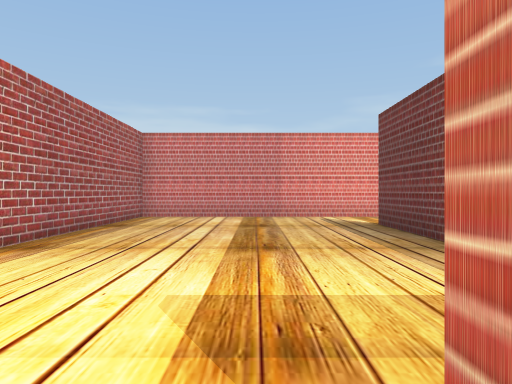
view 1 (above)

24 first-person views from a walk through a 3-D level made in the Unity game engine. The camera is 1.3 m above the floor, looks level and sees 70° across. The floor is counted in squares, 1.76 m on a side. Each view is taken from the middle of a square. On the plan, view 1 faces up. The plan holds only what a view shows up to about 11 squares ahead; the rest is blank. The player is left out. Door leaves are left out, so doorways stand open.

view 2
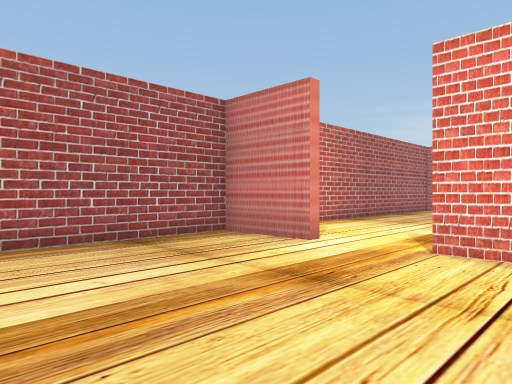

view 3
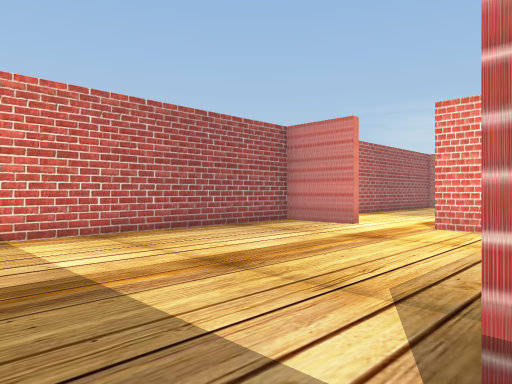

view 4
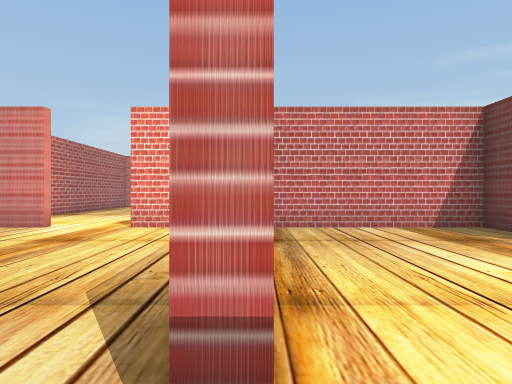

view 5
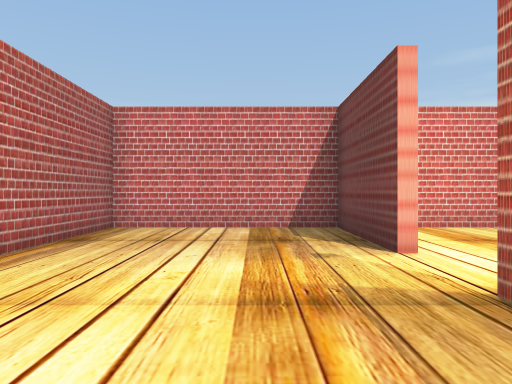

view 6
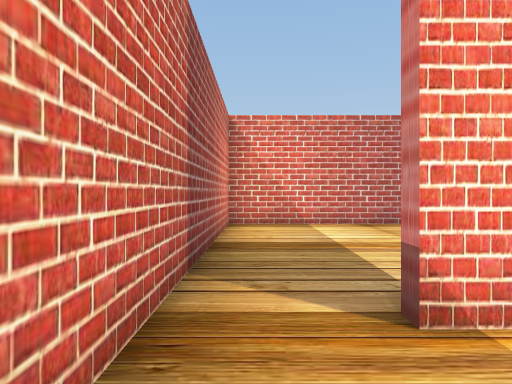

view 7
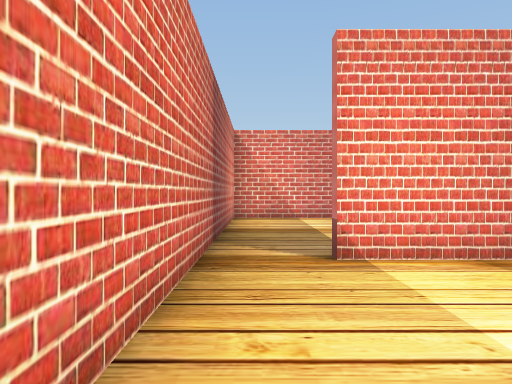

view 8
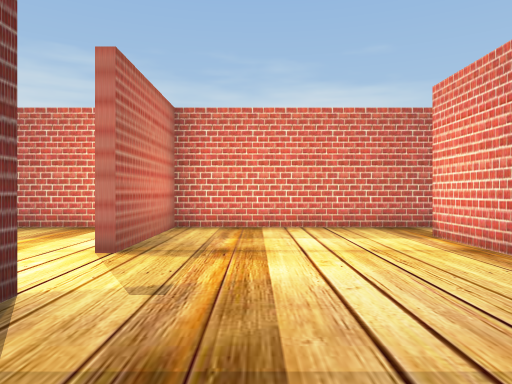

view 9
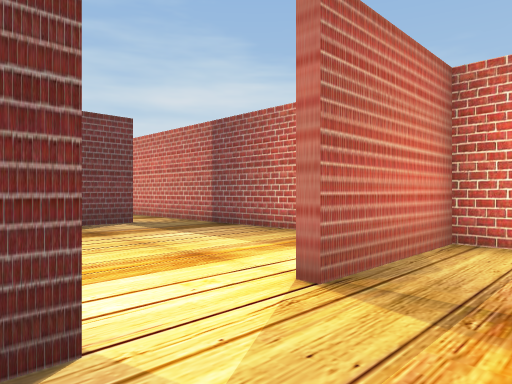

view 10
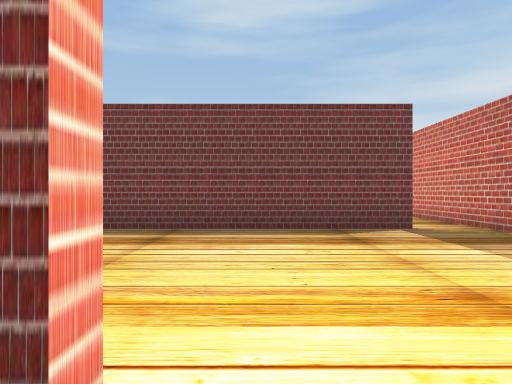

view 11
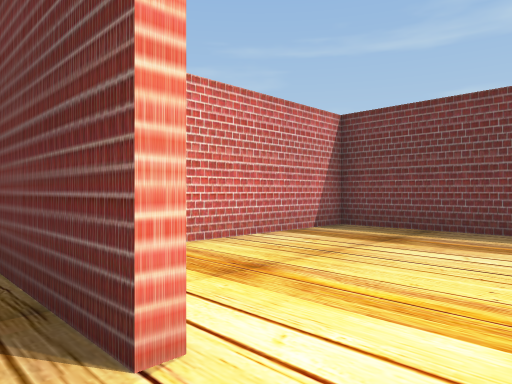

view 12
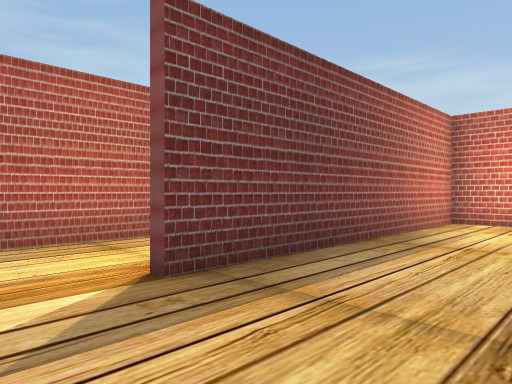

view 13
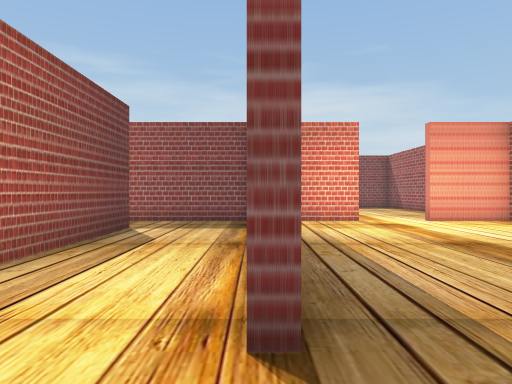

view 14
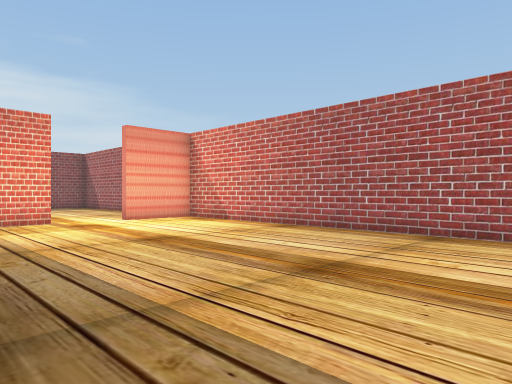

view 15
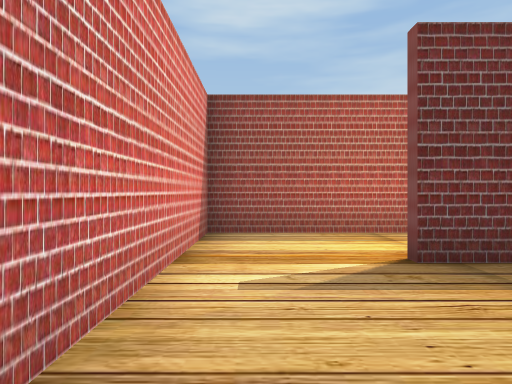

view 16
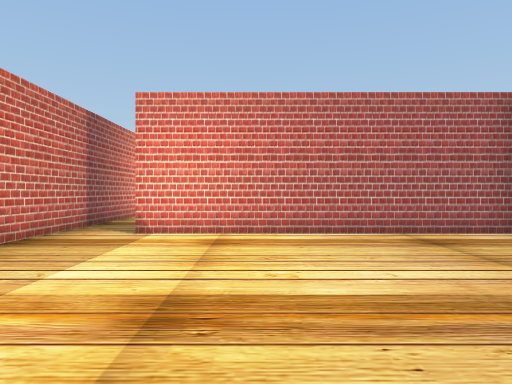

view 17
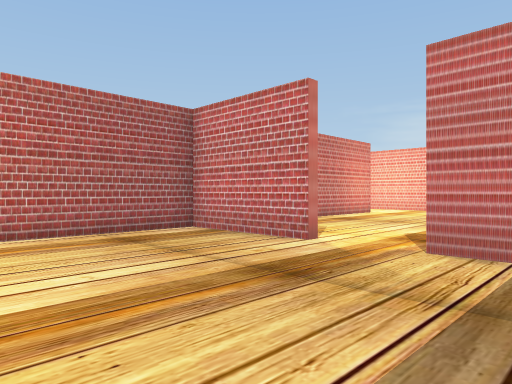

view 18
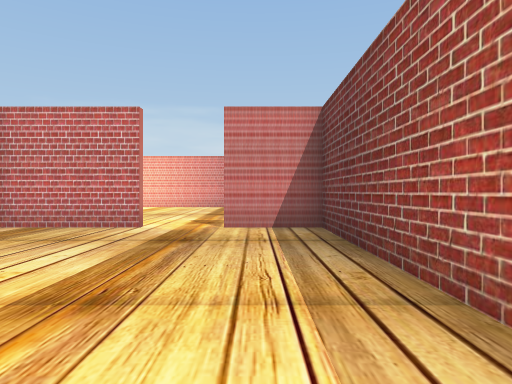

view 19
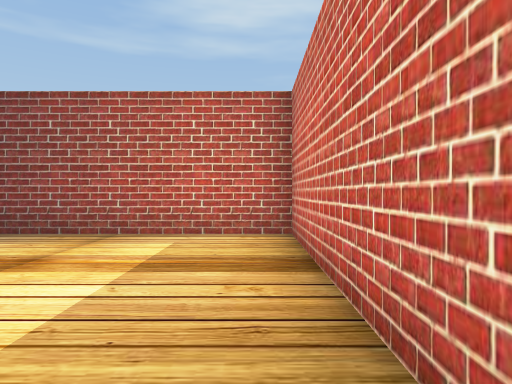

view 20
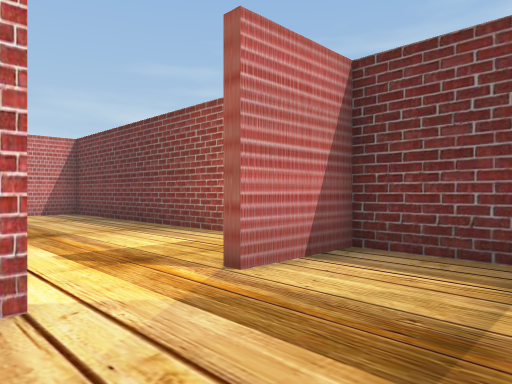

view 21
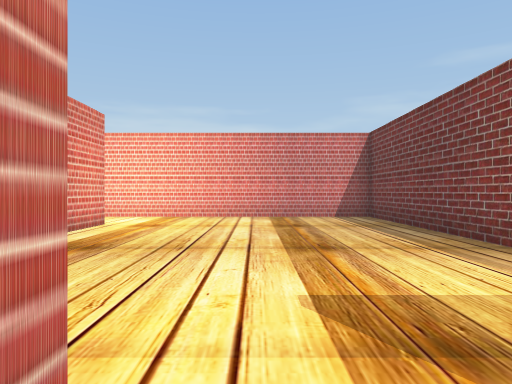

view 22
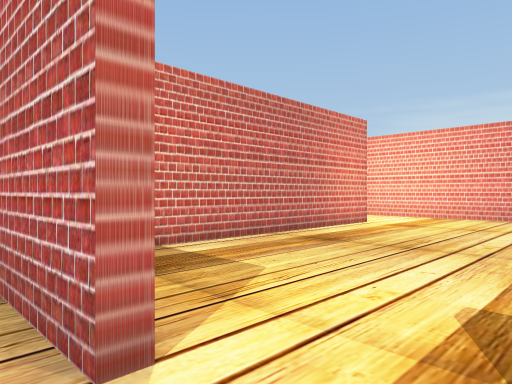

view 23
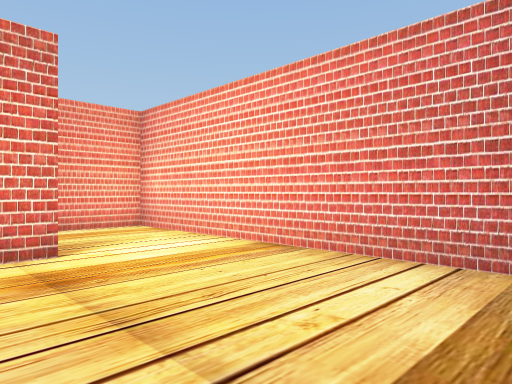

view 24
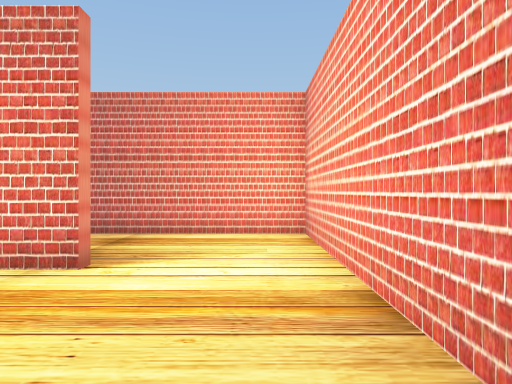

### Floor plan
Points are (right, up) in squares from view 1. A wall is a line through its corners. A room is listed if a view was taken in it or the views show most of it. See-through windows are left out.
Room 1 (views 1, 2)
walls: (-1.2, 0.6) (-3.4, 0.6) (-3.4, -7.6) (2.5, -7.6); (1.2, 0.6) (0.4, 0.6)
ways out: opening at (3, -7) to room 2; opening at (-0.5, 1) to room 3
Room 2 (views 3, 4, 5, 6, 7, 8, 9, 10, 11)
walls: (7.7, -2.6) (7.7, 0.6) (3, 0.6) (3, -6.1); (2.5, -7.6) (7.7, -7.6) (7.7, -4.4)
ways out: opening at (3, -7) to room 1; opening at (8, -3.5) to room 7
Room 3 (views 12, 15)
walls: (0.4, 0.8) (2.8, 0.8) (2.8, 8.4); (2.6, 10.9) (-3.4, 10.9) (-3.4, 0.8) (-1.4, 0.8)
ways out: opening at (-0.5, 1) to room 1; opening at (3, 9.5) to room 4
Room 4 (views 13, 14)
walls: (5.6, 7.4) (5.6, 10.9) (2.6, 10.9)
ways out: opening at (3, 9.5) to room 3; opening at (4.5, 8) to room 8
Room 5 (views 16, 17, 18, 19, 20, 21, 22)
walls: (17.6, 0.6) (14.6, 0.6) (14.6, -6.1); (14.4, -7.6) (21.4, -7.6) (21.4, 0.6) (19.2, 0.6)
ways out: opening at (18.5, 1) to room 6; opening at (14, -7) to room 7
Room 6 (views 23, 24)
walls: (14.6, 8.4) (14.6, 2.5); (21.4, 3.1) (21.4, 10.9) (14.5, 10.9)
ways out: opening at (18.5, 1) to room 5; opening at (14, 9.5)
Room 7 (no view inside)
walls: (14.3, -6.1) (14.3, 0.6) (9.2, 0.6); (9.2, -7.6) (14.4, -7.6)
ways out: opening at (8, -3.5) to room 2; opening at (14, -7) to room 5
Room 8 (no view inside)
walls: (5.6, 2.4) (5.6, 7.4); (3.1, 0.8) (6.2, 0.8)
ways out: opening at (4.5, 8) to room 4; opening at (6, 2)

Where each view was taken, in squares from view 1:
view 1: 0 up, 0 right, facing up
view 2: 4 down, 2 right, facing up-left
view 3: 7 down, 3 right, facing up-left
view 4: 7 down, 3 right, facing up
view 5: 7 down, 6 right, facing up
view 6: 7 down, 5 right, facing left
view 7: 7 down, 7 right, facing left
view 8: 0 up, 6 right, facing down
view 9: 2 down, 6 right, facing down-right
view 10: 3 down, 7 right, facing right
view 11: 4 down, 7 right, facing up-right
view 12: 10 up, 0 right, facing down-right
view 13: 10 up, 3 right, facing down
view 14: 10 up, 3 right, facing down-left
view 15: 10 up, 1 left, facing right
view 16: 4 down, 21 right, facing left
view 17: 4 down, 21 right, facing up-left
view 18: 7 down, 20 right, facing up
view 19: 7 down, 15 right, facing right
view 20: 2 down, 17 right, facing up-right
view 21: 0 up, 18 right, facing up
view 22: 0 up, 19 right, facing up-left
view 23: 7 up, 19 right, facing up-left
view 24: 10 up, 18 right, facing left
